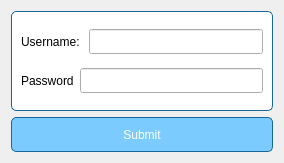
<?xml version="1.0" encoding="UTF-8"?>
<ui version="4.0">
 <class>login</class>
 <widget class="QDialog" name="login">
  <property name="geometry">
   <rect>
    <x>0</x>
    <y>0</y>
    <width>284</width>
    <height>163</height>
   </rect>
  </property>
  <property name="windowTitle">
   <string>Dialog</string>
  </property>
  <property name="styleSheet">
   <string notr="true">#login{
border-image: url(:/images/images/back_ground.jpeg);}</string>
  </property>
  <layout class="QVBoxLayout" name="verticalLayout_2">
   <item>
    <widget class="QFrame" name="formFrame">
     <property name="styleSheet">
      <string notr="true">#formFrame {
border: 1px solid rgb(24, 103, 155);
border-radius: 5px;
background-color: white; }</string>
     </property>
     <layout class="QVBoxLayout" name="verticalLayout">
      <item>
       <layout class="QHBoxLayout" name="horizontalLayout_2">
        <item>
         <widget class="QLabel" name="labelUsername">
          <property name="text">
           <string>Username: </string>
          </property>
         </widget>
        </item>
        <item>
         <widget class="QLineEdit" name="userInput">
          <property name="minimumSize">
           <size>
            <width>150</width>
            <height>25</height>
           </size>
          </property>
          <property name="cursorPosition">
           <number>0</number>
          </property>
         </widget>
        </item>
       </layout>
      </item>
      <item>
       <layout class="QHBoxLayout" name="horizontalLayout">
        <item>
         <widget class="QLabel" name="labelPassword">
          <property name="text">
           <string>Password</string>
          </property>
         </widget>
        </item>
        <item>
         <widget class="QLineEdit" name="passwordInput">
          <property name="minimumSize">
           <size>
            <width>150</width>
            <height>25</height>
           </size>
          </property>
          <property name="echoMode">
           <enum>QLineEdit::Password</enum>
          </property>
         </widget>
        </item>
       </layout>
      </item>
     </layout>
    </widget>
   </item>
   <item>
    <widget class="QPushButton" name="loginButton">
     <property name="minimumSize">
      <size>
       <width>260</width>
       <height>35</height>
      </size>
     </property>
     <property name="styleSheet">
      <string notr="true">border: 1px solid rgb(24, 103, 155);
border-radius: 5px;
background-color: rgb(124, 203, 255);
color: white;</string>
     </property>
     <property name="text">
      <string>Submit</string>
     </property>
    </widget>
   </item>
  </layout>
 </widget>
 <resources/>
 <connections/>
</ui>
